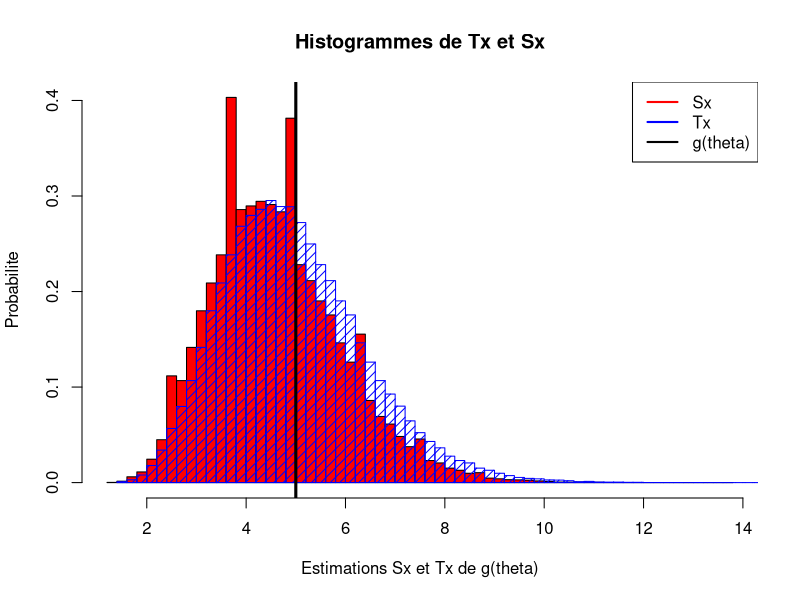
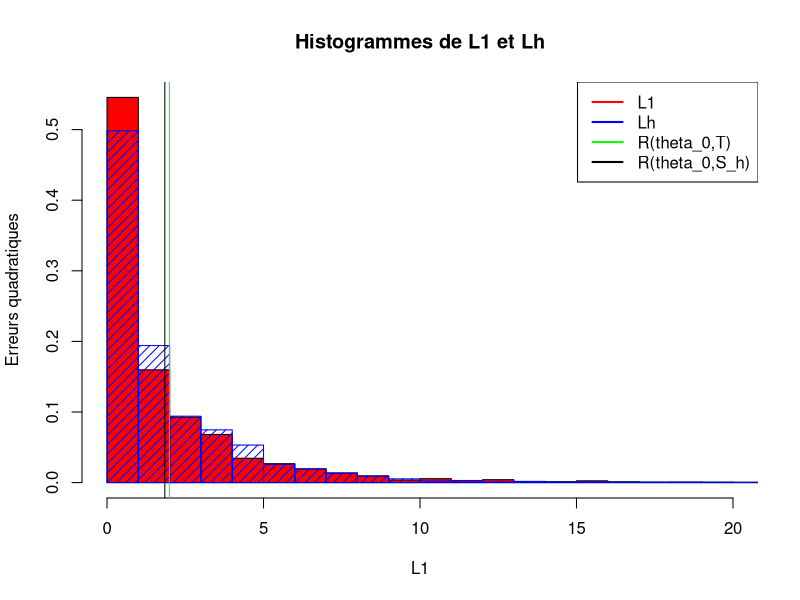
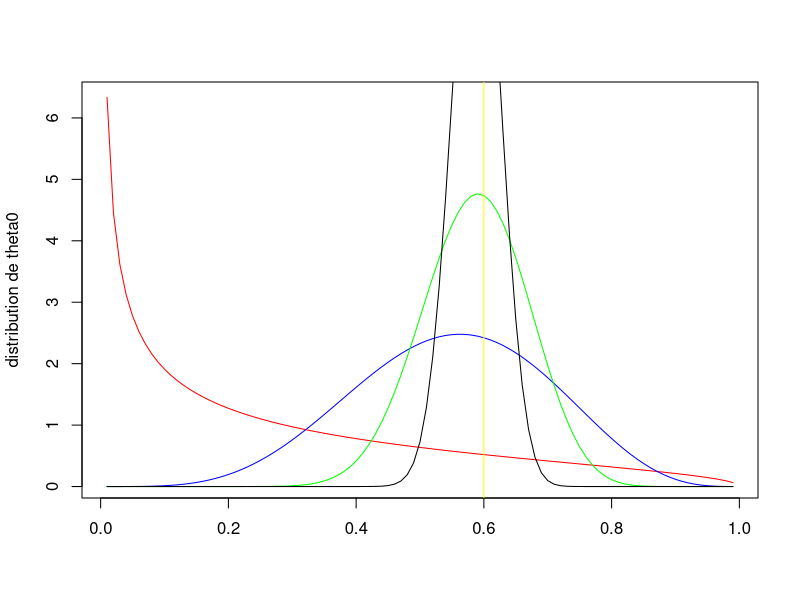
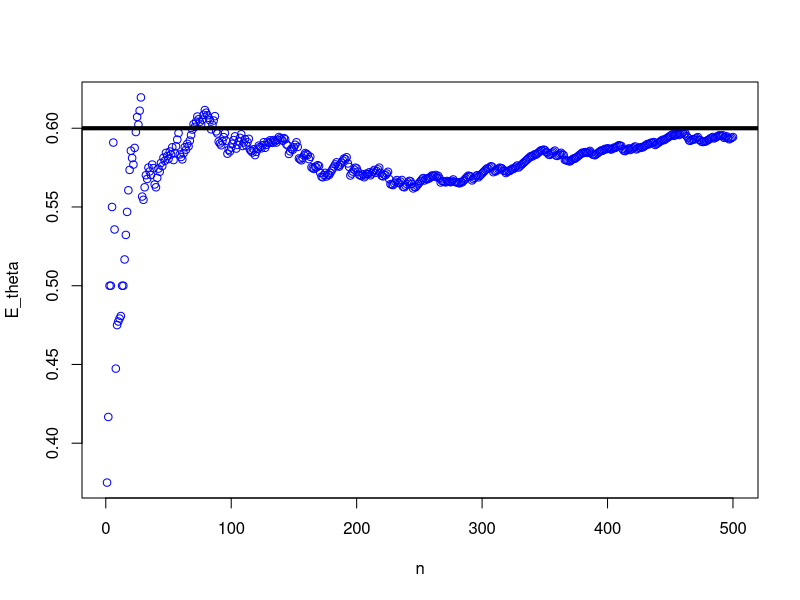

These figures' R source, in order:
## ---- chunk 1
set.seed(42,kind="Marsaglia-Multicarry");
#Ex.1-6 (a)
M = 1000000;
v=rgeom(M,prob=0.2)+1;
Z=matrix(v,nrow = 10);
theta_0=0.2;
## ---- chunk 2
h = 10/10.8
Tx <- apply(Z,2,mean)
#apply(Z,2,mean):  2--colonne
Sx <- h*Tx
## ---- chunk 3
hist(Sx, col="red",probability=TRUE,
     main="Histogrammes de Tx et Sx",
     breaks=50,
     xlab= "Estimations Sx et Tx de g(theta)",
     ylab ="Probabilite")
hist(Tx,col="blue", probability=TRUE, add=TRUE, density=15, breaks=50)
abline(v = 1/theta_0, lwd=3)
legend("topright", lwd=2, col=c("red", "blue", "black"),
       legend=c( "Sx", "Tx", "g(theta)"))
mean(Sx)
mean(Tx)
## ---- chunk 4
#g_theta = 1/theta_0

cal_L1 = function(c){
  r=(mean(c)-1/theta_0)^2
  return(r)
}
cal_Lh = function(c){
  r=(h*mean(c)-1/theta_0)^2
  return(r)
}
L1=apply(Z,2,cal_L1)
Lh=apply(Z,2,cal_Lh)
## ---- chunk 5
t = 0.2
n = 10
R_Sh = 1/t^2 - 2*h/t * 1/t + h^2*((1-t)/n*t^2+1/t^2)
R_t = 1/t^2 - 2/t^2 + (1-t)/(n*t^2) + 1/t^2
R_T = mean(L1)
R_S = mean(Lh)

R_t
R_Sh

R_T
R_S
## ---- chunk 6
hist(L1, col="red",
     probability=TRUE,
     main="Histogrammes de L1 et Lh",
     breaks=75,
     ylab ="Erreurs quadratiques",
     xlim=range(0,20))

hist(Lh,col="blue", probability=TRUE, 
     add=TRUE, density=15, breaks=75)
abline(v = R_T, lwd=1,col='green')
abline(v = R_S, lwd=1,col='black')
legend("topright", lwd=2, col=c("red", "blue", "green", "black"),
       legend=c( "L1", "Lh", "R(theta_0,T)","R(theta_0,S_h)"))
## ---- chunk 7
grille = seq(0, 1, by = 0.01) 
L = length(grille)
grille = grille[-c(1,L)]
## ---- chunk 8
X = rgeom(500,prob=0.6)+1
prior=dbeta(grille,0.5,1.5)
plot(grille,prior,type ='l',col='red',xlab=" ",ylab="distribution de theta0")
n = 5
X0 = dbeta(grille,0.5+n, sum(X[1:n])+1.5 - n)
n = 20
X1 = dbeta(grille,0.5+n, sum(X[1:n])+1.5 - n)
n = 100
X2 = dbeta(grille,0.5+n, sum(X[1:n])+1.5 - n)
lines(grille, X0, col = 'blue')
lines(grille, X1, col = 'green')
lines(grille, X2, col = 'black')
abline(v = 0.6, lwd=1, col='yellow')
## ---- chunk 9
Cumsumx=cumsum(X)
post=seq(0,0,length.out = 500)
for(i in 1:500){
  post[i]=(0.5 + i)/(0.5 + 1.5 + Cumsumx[i])
}
plot(post,xlab="n",ylab="E_theta",col='blue')
abline(h=0.6,lwd="4")
## ---- chunk 10
alpha=5/100
A_10=-qnorm(alpha/2)/sqrt(10)
A_10
A_100=-qnorm(alpha/2)/sqrt(100)
A_100
A_1000=-qnorm(alpha/2)/sqrt(1000)
A_1000
## ---- chunk 11
mu=0.1
exp(mu+1/2)
